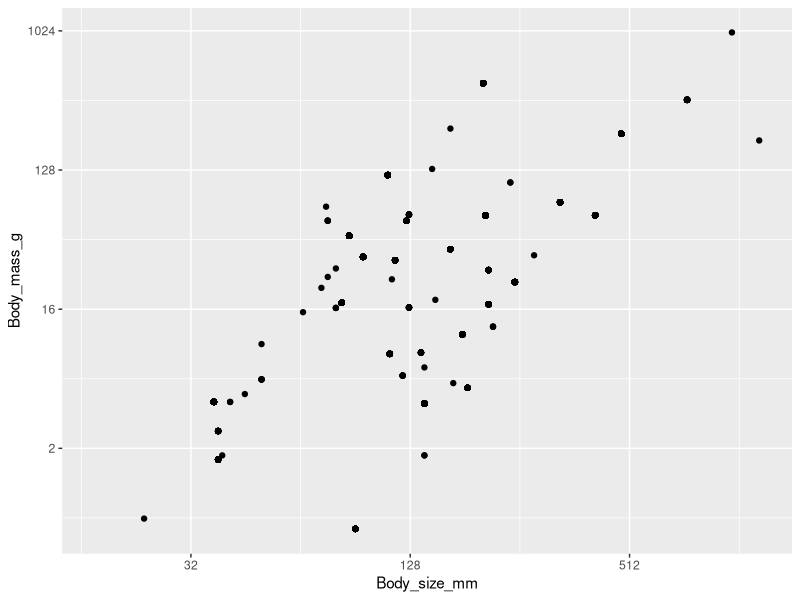

Write R code to recreate this figure.
"Hello"

# loading files

amphibio <- read.csv("files/AmphiBIO_v1.csv")
osu_occ <- read.csv("files/OSU_amph.csv", sep = '\t')

# setting up tidyverse
install.packages("tidyverse")
library(tidyverse)

# merging data frames
df_merge <- merge(amphibio, osu_occ,
                  by.x = "Species",
                  by.y = "species")

#plot object
gg <- ggplot(df_merge, aes(x = Body_size_mm, y = Body_mass_g)) +
    scale_x_continuous(trans = "log2") +
    scale_y_continuous(trans = "log2")

gg +
    geom_point()
